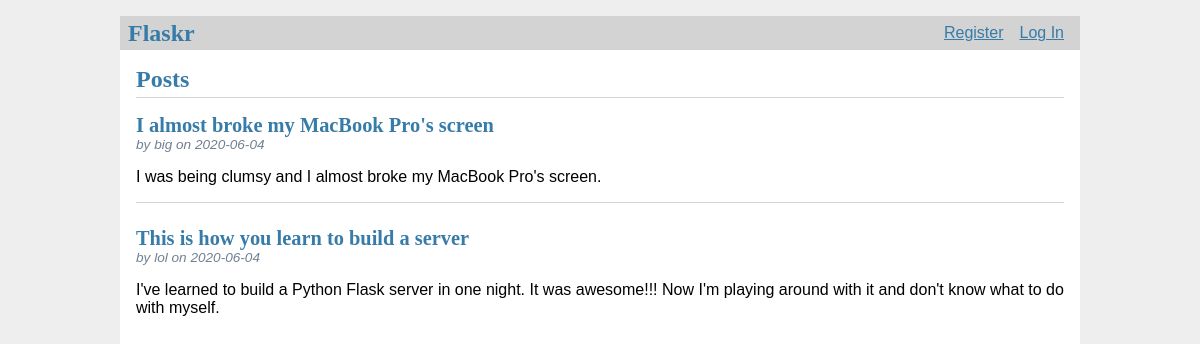
The page / on the database its author committed.
### tables this page shows
CREATE TABLE post (
  id INTEGER PRIMARY KEY AUTOINCREMENT,
  author_id INTEGER NOT NULL,
  created TIMESTAMP NOT NULL DEFAULT CURRENT_TIMESTAMP,
  title TEXT NOT NULL,
  body TEXT NOT NULL,
  FOREIGN KEY (author_id) REFERENCES user (id)
);

CREATE TABLE user (
  id INTEGER PRIMARY KEY AUTOINCREMENT,
  username TEXT UNIQUE NOT NULL,
  password TEXT NOT NULL
);

### flaskr/blog.py (the view)
@bp.route('/')
def index():
    db = get_db()
    posts = db.execute(
        'SELECT p.id, title, body, created, author_id, username'
        ' FROM post p JOIN user u ON p.author_id = u.id'
        ' ORDER BY created DESC'
    ).fetchall()
    return render_template('blog/index.html', posts=posts)

### flaskr/auth.py (called while the page is built)
@bp.before_app_request
def load_logged_in_user():
    user_id = session.get('user_id')
    if user_id is None:
        g.user = None
    else:
        g.user = get_db().execute(
            'SELECT * FROM user WHERE id = ?', (user_id,)
        ).fetchone()

### flaskr/db.py (called while the page is built)
def get_db():
    if 'db' not in g:
        g.db = sqlite3.connect(
            current_app.config['DATABASE'],
            detect_types=sqlite3.PARSE_DECLTYPES
        )
        g.db.row_factory = sqlite3.Row
    return g.db

### flaskr/templates/blog/index.html (shortened to what this page needs)
{% extends 'base.html' %}
{% block header %}
  <h1>{% block title %}Posts{% endblock %}</h1>
{% endblock %}
{% block content %}
  {% for post in posts %}
    <article class="post">
      <header>
        <div>
          <h1>{{ post['title'] }}</h1>
          <div class="about">by {{ post['username'] }} on {{ post['created'].strftime('%Y-%m-%d') }}</div>
        </div>
      </header>
      <p class="body">{{ post['body'] }}</p>
    </article>
    {% if not loop.last %}
      <hr>
    {% endif %}
  {% endfor %}
{% endblock %}

### flaskr/templates/base.html (shortened to what this page needs)
<!doctype html>
<link rel="stylesheet" href="{{ url_for('static', filename='style.css') }}">
<nav>
  <h1>Flaskr</h1>
  <ul>
    {% if g.user %}
      <li><span>{{ g.user['username'] }}</span>
      <li><a href="{{ url_for('auth.logout') }}">Log Out</a>
    {% else %}
      <li><a href="{{ url_for('auth.register') }}">Register</a>
      <li><a href="{{ url_for('auth.login') }}">Log In</a>
    {% endif %}
  </ul>
</nav>
<section class="content">
  <header>
    {% block header %}{% endblock %}
  </header>
  {% block content %}{% endblock %}
</section>

### flaskr/static/style.css (style rules this page uses)
h1 { font-family: serif; color: #377ba8; margin: 1rem 0; }
a { color: #377ba8; }
hr { border: none; border-top: 1px solid lightgray; }
nav { background: lightgray; display: flex; align-items: center; padding: 0 0.5rem; }
nav h1 { flex: auto; margin: 0; }
nav ul { display: flex; list-style: none; margin: 0; padding: 0; }
nav ul li a, nav ul li span, header .action { display: block; padding: 0.5rem; }
.content { padding: 0 1rem 1rem; }
.content > header { border-bottom: 1px solid lightgray; display: flex; align-items: flex-end; }
.content > header h1 { flex: auto; margin: 1rem 0 0.25rem 0; }
.post > header { display: flex; align-items: flex-end; font-size: 0.85em; }
.post > header > div:first-of-type { flex: auto; }
.post > header h1 { font-size: 1.5em; margin-bottom: 0; }
.post .about { color: slategray; font-style: italic; }
.post .body { white-space: pre-line; }
.content:last-child { margin-bottom: 0; }

### rows shown on the page
post: title "I almost broke my MacBook Pro's screen", username "big", created "2020-06-04", body "I was being clumsy and I almost broke my MacBook Pro's screen."
post: title "This is how you learn to build a server", username "lol", created "2020-06-04", body "I've learned to build a Python Flask server in one night. It was awesome!!! Now I'm playing around with it and don't know what to do with myself."
